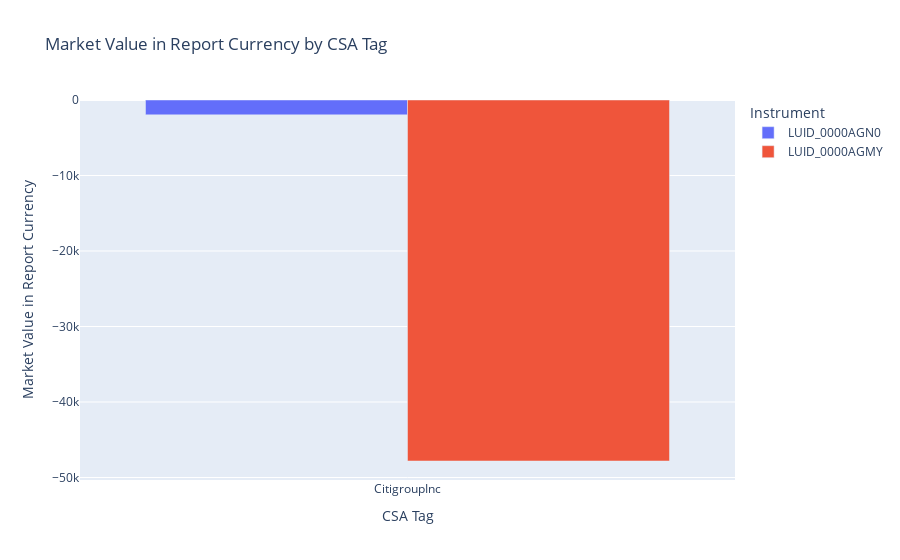

Here is the notebook cell this chart was saved with:
### Markdown cell above
#### View market values per counterparty

### Code cell
visualizer.plot_market_values(csa_tag="CitigroupInc")

### Figure 1 — Plotly figure (JSON) as saved in the notebook; plotly's stock layout.template omitted (floating-point values rounded to 4 significant figures)
{"data": [{"alignmentgroup": "True", "hovertemplate": "Instrument=LUID_0000AGN0<br>CSA Tag=%{x}<br>Market Value in Report Currency=%{y}<extra></extra>", "legendgroup": "LUID_0000AGN0", "marker": {"color": "#636efa", "pattern": {"shape": ""}}, "name": "LUID_0000AGN0", "offsetgroup": "LUID_0000AGN0", "orientation": "v", "showlegend": true, "textposition": "auto", "type": "bar", "x": ["CitigroupInc"], "xaxis": "x", "y": [-1969.0], "yaxis": "y"}, {"alignmentgroup": "True", "hovertemplate": "Instrument=LUID_0000AGMY<br>CSA Tag=%{x}<br>Market Value in Report Currency=%{y}<extra></extra>", "legendgroup": "LUID_0000AGMY", "marker": {"color": "#EF553B", "pattern": {"shape": ""}}, "name": "LUID_0000AGMY", "offsetgroup": "LUID_0000AGMY", "orientation": "v", "showlegend": true, "textposition": "auto", "type": "bar", "x": ["CitigroupInc"], "xaxis": "x", "y": [-47810.0], "yaxis": "y"}], "layout": {"barmode": "group", "legend": {"title": {"text": "Instrument"}, "tracegroupgap": 0}, "title": {"text": "Market Value in Report Currency by CSA Tag"}, "xaxis": {"anchor": "y", "domain": [0, 1], "title": {"text": "CSA Tag"}}, "yaxis": {"anchor": "x", "domain": [0, 1], "title": {"text": "Market Value in Report Currency"}}}}
